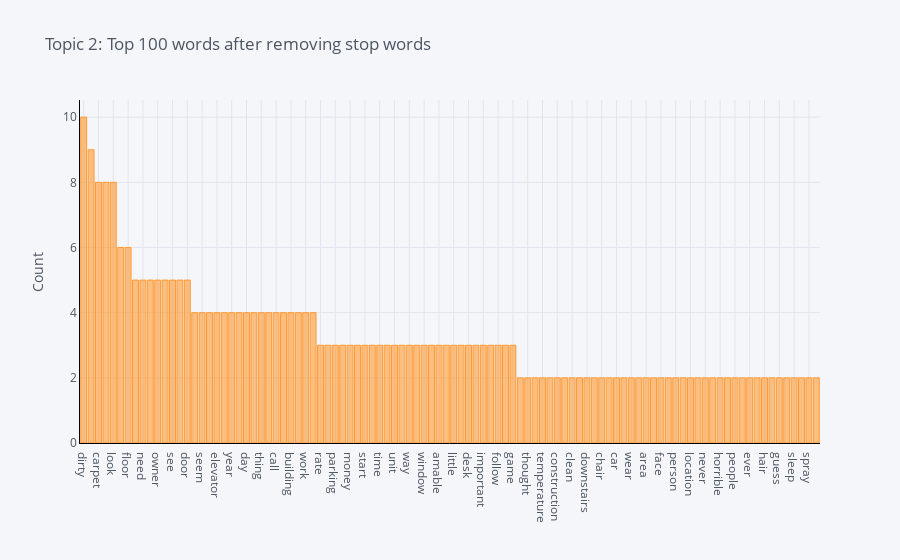

The notebook cell saved with this chart:
### Code cell
plot_model(model=lda, plot = 'frequency', topic_num = 'Topic 2')

### Figure 1 — Plotly figure (JSON) as saved in the notebook; plotly's stock layout.template omitted (floating-point values rounded to 4 significant figures)
{"data": [{"marker": {"color": "rgba(255, 153, 51, 0.6)", "line": {"color": "rgba(255, 153, 51, 1.0)", "width": 1}}, "name": "count", "orientation": "v", "text": "", "type": "bar", "x": ["dirty", "stain", "carpet", "smell", "look", "terrible", "floor", "find", "need", "old", "owner", "cigarette", "see", "say", "door", "sign", "seem", "spot", "elevator", "help", "year", "tell", "day", "could", "thing", "charge", "call", "less", "building", "breakfast", "work", "run", "rate", "party", "parking", "much", "money", "table", "start", "team", "time", "turn", "unit", "water", "way", "well", "window", "minute", "amable", "exit", "little", "bed", "desk", "internet", "important", "filthy", "follow", "furniture", "game", "lucky", "thought", "tear", "temperature", "customer", "construction", "check", "clean", "try", "downstairs", "unable", "chair", "unpleasant", "car", "busy", "wear", "around", "area", "disgusting", "face", "evening", "person", "long", "location", "last", "never", "outside", "horrible", "hallway", "people", "picture", "ever", "put", "hair", "reek", "guess", "site", "sleep", "appear", "spray", "maybe"], "y": [10, 9, 8, 8, 8, 6, 6, 5, 5, 5, 5, 5, 5, 5, 5, 4, 4, 4, 4, 4, 4, 4, 4, 4, 4, 4, 4, 4, 4, 4, 4, 4, 3, 3, 3, 3, 3, 3, 3, 3, 3, 3, 3, 3, 3, 3, 3, 3, 3, 3, 3, 3, 3, 3, 3, 3, 3, 3, 3, 2, 2, 2, 2, 2, 2, 2, 2, 2, 2, 2, 2, 2, 2, 2, 2, 2, 2, 2, 2, 2, 2, 2, 2, 2, 2, 2, 2, 2, 2, 2, 2, 2, 2, 2, 2, 2, 2, 2, 2, 2]}], "layout": {"autosize": true, "legend": {"bgcolor": "#F5F6F9", "font": {"color": "#4D5663"}}, "paper_bgcolor": "#F5F6F9", "plot_bgcolor": "#F5F6F9", "title": {"font": {"color": "#4D5663"}, "text": "Topic 2: Top 100 words after removing stop words"}, "xaxis": {"autorange": true, "gridcolor": "#E1E5ED", "linecolor": "black", "range": [-0.5, 99.5], "showgrid": true, "tickfont": {"color": "#4D5663"}, "title": {"font": {"color": "#4D5663"}, "text": ""}, "type": "category", "zerolinecolor": "#E1E5ED"}, "yaxis": {"autorange": true, "gridcolor": "#E1E5ED", "linecolor": "black", "range": [0, 10.53], "showgrid": true, "tickfont": {"color": "#4D5663"}, "title": {"font": {"color": "#4D5663"}, "text": "Count"}, "type": "linear", "zerolinecolor": "#E1E5ED"}}}
